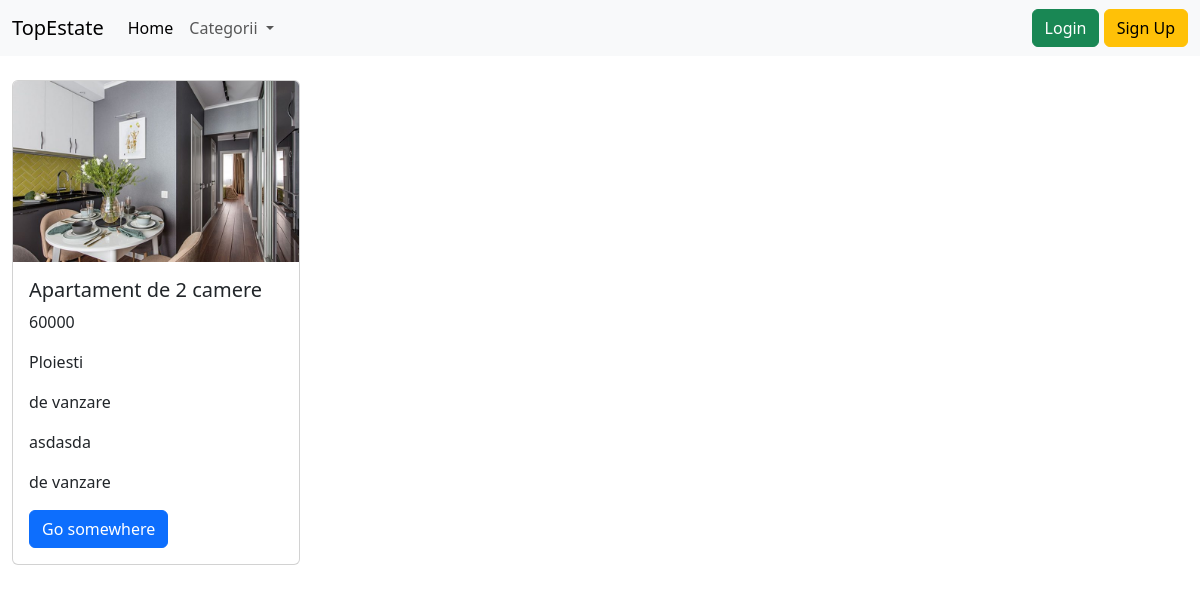
Page /agentii_imobiliare/ on the committed database.
### createPost/models.py (models this page shows)
class Anunt(models.Model):
    optiuni_proprietati = [
        ('apartamente', 'Apartamente'),
        ('case/vile', 'Case/Vile'),
        ('terenuri', 'Terenuri')
    ]
    optiuni_achizitie = [
        ('de vanzare', 'De vanzare'),
        ('de inchiriat', 'De inchiriat')
    ]
    tipuri_anunt = [
        ('C0', 'Comision 0'),
        ('AR', 'Ansamblu Rezidential'),
        ('AI', 'Agentii Imobiliare')
    ]
    tip_proprietate = models.CharField(choices=optiuni_proprietati, max_length=30)
    tip_vanzare = models.CharField(choices=optiuni_achizitie, max_length=30)
    titul_anunt = models.CharField(max_length=80)
    poze = models.ImageField(upload_to='media/', null=True)
    suprafata_utila = models.CharField(max_length=10)
    pret = models.CharField(max_length=30)
    localizare = models.CharField(max_length=80)
    descriere = models.TextField(max_length=500)
    tip_anunt = models.CharField(choices=tipuri_anunt, max_length=2, default='C0')

### createPost/views.py (the view)
# urls.py: path('agentii_imobiliare/', views.AgentiiImobiliareView.as_view(), name='agentii-imobiliare')
class AgentiiImobiliareView(ListView):
    template_name = 'createPost/agentii_imobiliare.html'
    model = Anunt
    context_object_name = 'all_announce'
    def get_queryset(self):
        return Anunt.objects.filter(tip_anunt='AI')

### templates/createPost/agentii_imobiliare.html (shortened to what this page needs)
{% extends 'base.html' %}
{% load static %}
{% block content %}
    <div class="container-fluid">
        <div class="row">
            {% for anunt in all_announce %}
                <div class="col-md-3 ">
                <br>
                    <div class="card" style="width: 18rem;">
                        {% if anunt.poze %}
                        <img src="{{ anunt.poze.url }}" class="card-img-top" alt="...">
                        {% else %}
                        <img src="{% static 'images/no_image_available.png' %}" class="card-img-top" alt="...">
                        {% endif %}
                        <div class="card-body">
                            <h5 class="card-title">{{ anunt.titul_anunt }}</h5>
                            <p class="card-text">{{ anunt.pret }}</p>
                            <p class="card-text">{{ anunt.localizare }}</p>
                            <p class="card-text">{{ anunt.tip_vanzare }}</p>
                            <p class="card-text">{{ anunt.descriere }}</p>
                            <p class="card-text">{{ anunt.tip_vanzare }}</p>
                            <a href="#" class="btn btn-primary">Go somewhere</a>
                        </div>
                    </div>
                </div>
            {% endfor %}
        </div>
    </div>
{% endblock %}

### rows in the picture
Anunt: poze (picture), titul_anunt "Apartament de 2 camere", pret "60000", localizare "Ploiesti", tip_vanzare "de vanzare", descriere "asdasda"
